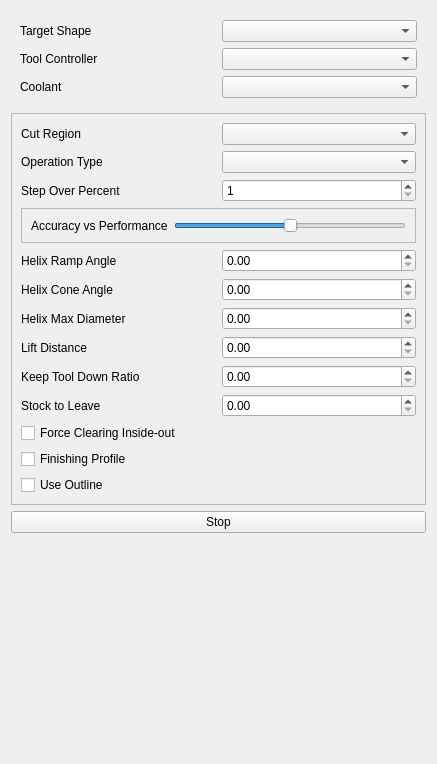
<?xml version="1.0" encoding="UTF-8"?>
<ui version="4.0">
 <class>Form</class>
 <widget class="QWidget" name="Form">
  <property name="geometry">
   <rect>
    <x>0</x>
    <y>0</y>
    <width>437</width>
    <height>764</height>
   </rect>
  </property>
  <property name="windowTitle">
   <string>Form</string>
  </property>
  <layout class="QVBoxLayout" name="verticalLayout">
   <item>
    <widget class="QFrame" name="frame_2">
     <layout class="QGridLayout" name="gridLayout">
      <item row="2" column="0">
       <widget class="QLabel" name="label_3">
        <property name="text">
         <string>Coolant</string>
        </property>
       </widget>
      </item>
      <item row="2" column="1">
       <widget class="QComboBox" name="coolantController"/>
      </item>
      <item row="1" column="1">
       <widget class="QComboBox" name="ToolController"/>
      </item>
      <item row="1" column="0">
       <widget class="QLabel" name="label_5">
        <property name="text">
         <string>Tool Controller</string>
        </property>
       </widget>
      </item>
      <item row="0" column="0">
       <widget class="QLabel" name="targetShape_label">
        <property name="text">
         <string>Target Shape</string>
        </property>
       </widget>
      </item>
      <item row="0" column="1">
       <widget class="QComboBox" name="targetShape"/>
      </item>
     </layout>
    </widget>
   </item>
   <item>
    <widget class="QFrame" name="frame">
     <property name="frameShape">
      <enum>QFrame::StyledPanel</enum>
     </property>
     <property name="frameShadow">
      <enum>QFrame::Raised</enum>
     </property>
     <layout class="QGridLayout" name="gridLayout_2">
      <item row="0" column="0">
       <widget class="QLabel" name="label">
        <property name="text">
         <string>Cut Region</string>
        </property>
       </widget>
      </item>
      <item row="0" column="1">
       <widget class="QComboBox" name="Side">
        <property name="toolTip">
         <string>&lt;html&gt;&lt;head/&gt;&lt;body&gt;&lt;p&gt;Cut inside or outside of the selected shapes&lt;/p&gt;&lt;/body&gt;&lt;/html&gt;</string>
        </property>
       </widget>
      </item>
      <item row="2" column="0">
       <widget class="QLabel" name="label_2">
        <property name="text">
         <string>Operation Type</string>
        </property>
       </widget>
      </item>
      <item row="2" column="1">
       <widget class="QComboBox" name="OperationType">
        <property name="toolTip">
         <string>&lt;html&gt;&lt;head/&gt;&lt;body&gt;&lt;p&gt;Type of adaptive operation&lt;/p&gt;&lt;/body&gt;&lt;/html&gt;</string>
        </property>
       </widget>
      </item>
      <item row="4" column="0">
       <widget class="QLabel" name="label_4">
        <property name="text">
         <string>Step Over Percent</string>
        </property>
       </widget>
      </item>
      <item row="4" column="1">
       <widget class="QSpinBox" name="StepOver">
        <property name="toolTip">
         <string>&lt;html&gt;&lt;head/&gt;&lt;body&gt;&lt;p&gt;Optimal value for tool stepover&lt;/p&gt;&lt;/body&gt;&lt;/html&gt;</string>
        </property>
        <property name="minimum">
         <number>1</number>
        </property>
        <property name="maximum">
         <number>100</number>
        </property>
       </widget>
      </item>
      <item row="9" column="0" colspan="2">
       <widget class="QFrame" name="frame_3">
        <property name="frameShape">
         <enum>QFrame::StyledPanel</enum>
        </property>
        <property name="frameShadow">
         <enum>QFrame::Raised</enum>
        </property>
        <layout class="QHBoxLayout" name="horizontalLayout">
         <item>
          <widget class="QLabel" name="threadFitLabel">
           <property name="text">
            <string>Accuracy vs Performance</string>
           </property>
          </widget>
         </item>
         <item>
          <widget class="QSlider" name="Tolerance">
           <property name="toolTip">
            <string>&lt;html&gt;&lt;head/&gt;&lt;body&gt;&lt;p&gt;Influences calculation performance vs stability and accuracy&lt;/p&gt;&lt;/body&gt;&lt;/html&gt;</string>
           </property>
           <property name="minimum">
            <number>5</number>
           </property>
           <property name="maximum">
            <number>15</number>
           </property>
           <property name="value">
            <number>10</number>
           </property>
           <property name="sliderPosition">
            <number>10</number>
           </property>
           <property name="orientation">
            <enum>Qt::Horizontal</enum>
           </property>
           <property name="tickInterval">
            <number>1</number>
           </property>
          </widget>
         </item>
        </layout>
       </widget>
      </item>
      <item row="10" column="0">
       <widget class="QLabel" name="label_7">
        <property name="text">
         <string>Helix Ramp Angle</string>
        </property>
       </widget>
      </item>
      <item row="10" column="1">
       <widget class="QDoubleSpinBox" name="HelixAngle">
        <property name="toolTip">
         <string>&lt;html&gt;&lt;head/&gt;&lt;body&gt;&lt;p&gt;Angle of the helix ramp entry&lt;/p&gt;&lt;/body&gt;&lt;/html&gt;</string>
        </property>
       </widget>
      </item>
      <item row="12" column="0">
       <widget class="QLabel" name="label_8">
        <property name="text">
         <string>Helix Cone Angle</string>
        </property>
       </widget>
      </item>
      <item row="12" column="1">
       <widget class="QDoubleSpinBox" name="HelixConeAngle">
        <property name="toolTip">
         <string>&lt;html&gt;&lt;head/&gt;&lt;body&gt;&lt;p&gt;Angle of the helix entry cone&lt;/p&gt;&lt;/body&gt;&lt;/html&gt;</string>
        </property>
       </widget>
      </item>
      <item row="14" column="0">
       <widget class="QLabel" name="label_9">
        <property name="text">
         <string>Helix Max Diameter</string>
        </property>
       </widget>
      </item>
      <item row="14" column="1">
       <widget class="QDoubleSpinBox" name="HelixDiameterLimit">
        <property name="toolTip">
         <string>&lt;html&gt;&lt;head/&gt;&lt;body&gt;&lt;p&gt;If &amp;gt;0 it limits the helix ramp diameter&lt;/p&gt;&lt;p&gt;otherwise the 75 percent of tool diameter is used&lt;/p&gt;&lt;/body&gt;&lt;/html&gt;</string>
        </property>
       </widget>
      </item>
      <item row="15" column="0">
       <widget class="QLabel" name="label_10">
        <property name="text">
         <string>Lift Distance</string>
        </property>
       </widget>
      </item>
      <item row="15" column="1">
       <widget class="QDoubleSpinBox" name="LiftDistance">
        <property name="toolTip">
         <string>&lt;html&gt;&lt;head/&gt;&lt;body&gt;&lt;p&gt;How much to lift the tool up during the rapid linking moves over cleared regions.&lt;/p&gt;&lt;p&gt;If linking path is not clear tool is raised to clearence height.&lt;/p&gt;&lt;/body&gt;&lt;/html&gt;</string>
        </property>
       </widget>
      </item>
      <item row="17" column="0">
       <widget class="QLabel" name="label_11">
        <property name="text">
         <string>Keep Tool Down Ratio</string>
        </property>
       </widget>
      </item>
      <item row="17" column="1">
       <widget class="QDoubleSpinBox" name="KeepToolDownRatio">
        <property name="toolTip">
         <string>&lt;html&gt;&lt;head/&gt;&lt;body&gt;&lt;p&gt;Max length of keep-tool-down linking path compared to direct distance between points.&lt;/p&gt;&lt;p&gt;If exceeded link will be done by raising the tool to clearence height.&lt;/p&gt;&lt;/body&gt;&lt;/html&gt;</string>
        </property>
       </widget>
      </item>
      <item row="19" column="0">
       <widget class="QLabel" name="label_12">
        <property name="text">
         <string>Stock to Leave</string>
        </property>
       </widget>
      </item>
      <item row="19" column="1">
       <widget class="QDoubleSpinBox" name="StockToLeave">
        <property name="toolTip">
         <string>&lt;html&gt;&lt;head/&gt;&lt;body&gt;&lt;p&gt;How much material to leave (i.e. for finishing operation)&lt;/p&gt;&lt;/body&gt;&lt;/html&gt;</string>
        </property>
       </widget>
      </item>
      <item row="22" column="0">
       <widget class="QCheckBox" name="ForceInsideOut">
        <property name="text">
         <string>Force Clearing Inside-out</string>
        </property>
       </widget>
      </item>
      <item row="23" column="0">
       <widget class="QCheckBox" name="FinishingProfile">
        <property name="text">
         <string>Finishing Profile</string>
        </property>
       </widget>
      </item>
      <item row="24" column="0">
       <widget class="QCheckBox" name="useOutline">
        <property name="text">
         <string>Use Outline</string>
        </property>
       </widget>
      </item>
     </layout>
    </widget>
   </item>
   <item>
    <widget class="QPushButton" name="StopButton">
     <property name="text">
      <string>Stop</string>
     </property>
    </widget>
   </item>
   <item>
    <spacer name="verticalSpacer">
     <property name="orientation">
      <enum>Qt::Vertical</enum>
     </property>
     <property name="sizeHint" stdset="0">
      <size>
       <width>20</width>
       <height>40</height>
      </size>
     </property>
    </spacer>
   </item>
  </layout>
 </widget>
 <resources/>
 <connections/>
</ui>
